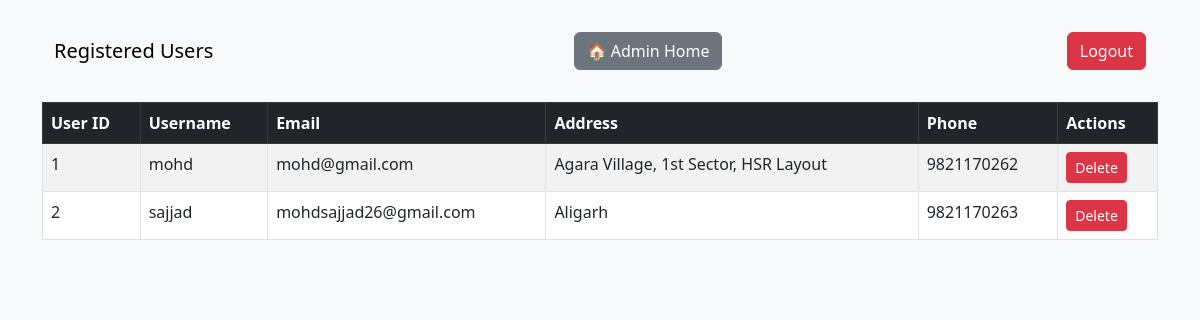
/admin/users (signed in), run on an earlier commit of the app's database.
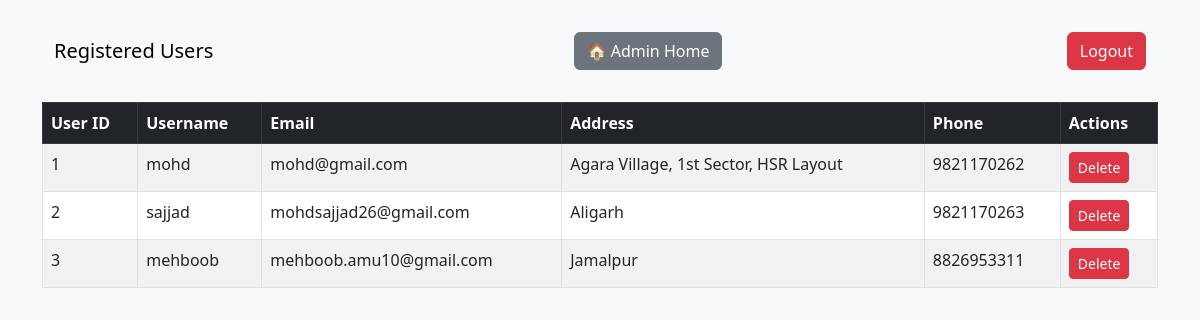
And on a later commit of the database.
### models.py (models this page shows, shortened)
class User(db.Model):
    id = db.Column(db.Integer, primary_key=True)
    username = db.Column(db.String(50), unique=True, nullable=False)
    email = db.Column(db.String(120), unique=True, nullable=False)
    address = db.Column(db.String(200), nullable=False)
    phone = db.Column(db.String(15), unique=True, nullable=False)
    password_hash = db.Column(db.String(128), nullable=False)

### admin_routes.py (the view)
@admin_bp.route("/users")
def users():
    if not session.get("admin_logged_in"):
        return redirect(url_for("admin_bp.login"))
    users = User.query.all()
    return render_template("admin_users.html", users=users)

### app.py (called while the page is built)
@app.context_processor
def inject_cart():
    return inject_cart_count()

@app.context_processor
def inject_current_year():
    return { 'current_year': datetime.now().year}

### utils.py (called while the page is built)
def inject_cart_count():
    user_id = session.get("user_id")
    cart_key = f"cart_{user_id}" if user_id else "cart"
    cart = session.get(cart_key, [])
    return dict(cart_count=len(cart))

### templates/admin_users.html (shortened to what this page needs)
<!DOCTYPE html>
<html lang="en">
<head>
  <link href="https://cdn.jsdelivr.net/npm/bootstrap@5.3.0/dist/css/bootstrap.min.css" rel="stylesheet">
</head>
<body class="bg-light">
  <div class="container mt-4">
    <nav class="navbar navbar-light bg-light mb-4">
      <div class="container-fluid">
        <span class="navbar-brand mb-0 h1">Registered Users</span>
        <a href="{{ url_for('admin_bp.home') }}" class="btn btn-secondary">🏠 Admin Home</a>
        <a href="{{ url_for('admin_bp.logout') }}" class="btn btn-danger">Logout</a>
      </div>
    </nav>
    <table class="table table-bordered table-striped">
      <thead class="table-dark">
        <tr>
          <th>User ID</th>
          <th>Username</th>
          <th>Email</th>
          <th>Address</th>
          <th>Phone</th>
          <th>Actions</th>
        </tr>
      </thead>
      <tbody>
        {% for user in users %}
        <tr>
          <td>{{ user.id }}</td>
          <td>{{ user.username }}</td>
          <td>{{ user.email }}</td>
          <td>{{ user.address }}</td>
          <td>{{ user.phone }}</td>
          <td>
            <a href="{{ url_for('admin_bp.delete_user', user_id=user.id) }}" class="btn btn-sm btn-danger">Delete</a>
          </td>
        </tr>
        {% endfor %}
      </tbody>
    </table>
  </div>
</body>
</html>

What changed in the data, as far as the page shows it:
added User: id "3", username "mehboob", email "mehboob.amu10@gmail.com", address "Jamalpur", phone "8826953311"
